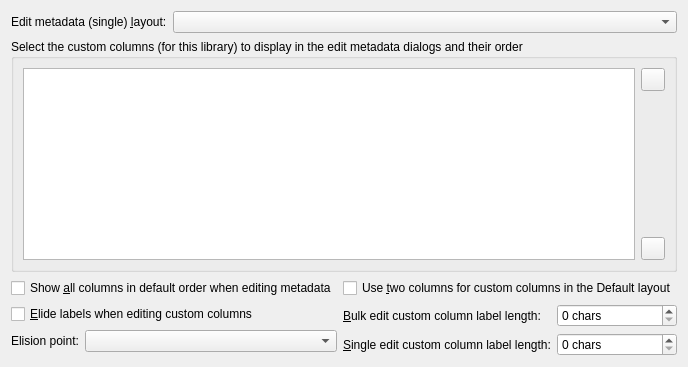
     <widget class="QWidget" name="edit_metadata_tab">
      <attribute name="icon">
       <iconset resource="../../../../resources/images.qrc">
        <normaloff>:/images/edit_input.png</normaloff>:/images/edit_input.png</iconset>
      </attribute>
      <attribute name="title">
       <string>Edit &amp;metadata</string>
      </attribute>
      <layout class="QVBoxLayout" name="vbox_layout_61">
       <item>
        <layout class="QFormLayout">
         <item row="0" column="0">
          <widget class="QLabel" name="edit_metadata_single_label">
           <property name="text">
            <string>Edit metadata (single) &amp;layout:</string>
           </property>
           <property name="buddy">
            <cstring>opt_edit_metadata_single_layout</cstring>
           </property>
          </widget>
         </item>
         <item row="0" column="1">
          <widget class="QComboBox" name="opt_edit_metadata_single_layout">
           <property name="toolTip">
            <string>Choose a different layout for the Edit metadata dialog. The compact metadata layout favors editing custom metadata over changing covers and formats.</string>
           </property>
          </widget>
         </item>
        </layout>
       </item>
       <item>
        <widget class="QGroupBox" name="groupBox">
         <property name="title">
          <string>Select the custom columns (for this library) to display in the edit metadata dialogs and their order</string>
         </property>
         <layout class="QGridLayout" name="gridLayout_3">
          <item row="3" column="1">
           <widget class="QToolButton" name="em_down_button">
            <property name="toolTip">
             <string>Move down</string>
            </property>
            <property name="icon">
             <iconset resource="../../../../resources/images.qrc">
              <normaloff>:/images/arrow-down.png</normaloff>:/images/arrow-down.png</iconset>
            </property>
           </widget>
          </item>
          <item row="1" column="1">
           <widget class="QToolButton" name="em_up_button">
            <property name="toolTip">
             <string>Move up</string>
            </property>
            <property name="icon">
             <iconset resource="../../../../resources/images.qrc">
              <normaloff>:/images/arrow-up.png</normaloff>:/images/arrow-up.png</iconset>
            </property>
           </widget>
          </item>
          <item row="2" column="1">
           <spacer name="verticalSpacer_5">
            <property name="orientation">
             <enum>Qt::Vertical</enum>
            </property>
            <property name="sizeHint" stdset="0">
             <size>
              <width>20</width>
              <height>40</height>
             </size>
            </property>
           </spacer>
          </item>
          <item row="1" column="0" rowspan="3">
           <widget class="QListView" name="em_display_order">
            <property name="alternatingRowColors">
             <bool>true</bool>
            </property>
           </widget>
          </item>
         </layout>
        </widget>
       </item>
       <item>
        <layout class="QHBoxLayout">
         <item>
          <layout class="QFormLayout">
           <item row="0" column="0" colspan="2">
            <widget class="QCheckBox" name="opt_edit_metadata_ignore_display_order">
             <property name="toolTip">
              <string>&lt;p&gt;Check this box to make the edit metadata dialogs ignore the
above specifications, showing all the columns in the default order. This is
useful for temporarily seeing all your columns in the dialogs without losing
the display and order specifications.&lt;/p&gt;</string>
             </property>
             <property name="text">
              <string>Show &amp;all columns in default order when editing metadata</string>
             </property>
            </widget>
           </item>
           <item row="1" column="0" colspan="2">
            <widget class="QCheckBox" name="opt_edit_metadata_elide_labels">
             <property name="toolTip">
              <string>If checked then labels wider than the label width
will be elided, otherwise they will be word wrapped.</string>
             </property>
             <property name="text">
              <string>&amp;Elide labels when editing custom columns</string>
             </property>
            </widget>
           </item>
           <item row="2" column="0">
            <widget class="QLabel" name="label_102">
             <property name="text">
              <string>Elision point:</string>
             </property>
             <property name="buddy">
              <cstring>opt_edit_metadata_elision_point</cstring>
             </property>
            </widget>
           </item>
           <item row="2" column="1">
            <widget class="QComboBox" name="opt_edit_metadata_elision_point">
             <property name="toolTip">
              <string>Choose where in the label to put the...</string>
             </property>
            </widget>
           </item>
          </layout>
         </item>
         <item>
          <layout class="QFormLayout">
           <item row="0" column="0" colspan="2">
            <widget class="QCheckBox" name="opt_edit_metadata_single_use_2_cols_for_custom_fields">
             <property name="text">
              <string>Use &amp;two columns for custom columns in the Default layout</string>
             </property>
            </widget>
           </item>
           <item row="1" column="0">
            <widget class="QLabel" name="label_102">
             <property name="text">
              <string>&amp;Bulk edit custom column label length:</string>
             </property>
             <property name="buddy">
              <cstring>opt_edit_metadata_bulk_cc_label_length</cstring>
             </property>
            </widget>
           </item>
           <item row="1" column="1">
            <widget class="QSpinBox" name="opt_edit_metadata_bulk_cc_label_length">
             <property name="toolTip">
              <string>The maximum width of a custom column label for the bulk metadata edit dialog in average characters.</string>
             </property>
             <property name="suffix">
              <string> chars</string>
             </property>
            </widget>
           </item>
           <item row="2" column="0">
            <widget class="QLabel" name="label_1022">
             <property name="text">
              <string>&amp;Single edit custom column label length:</string>
             </property>
             <property name="buddy">
              <cstring>opt_edit_metadata_single_cc_label_length</cstring>
             </property>
            </widget>
           </item>
           <item row="2" column="1">
            <widget class="QSpinBox" name="opt_edit_metadata_single_cc_label_length">
             <property name="toolTip">
              <string>The maximum width of a custom column label for the single metadata edit dialog in average characters.</string>
             </property>
             <property name="suffix">
              <string> chars</string>
             </property>
            </widget>
           </item>
          </layout>
         </item>
        </layout>
       </item>
      </layout>
     </widget>
